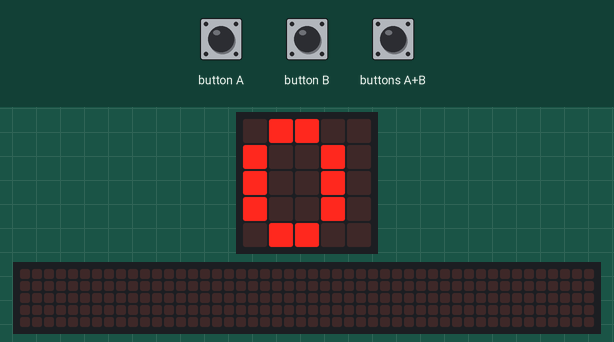
This program was run on a simulated BBC micro:bit (MakeCode). Shown: the board's 5×5 LED display, a strip that is not on the board, showing the scrolling text unrolled. The test bench sets the inputs (shaded band). The 48×5 strip is a reading aid, not a part: it shows the text the display is scrolling, unrolled, one strip-width of it at a time.

Above: at 1.2 s.
1.3 s: button B pressed for 0.15 s
At 1.57 s:
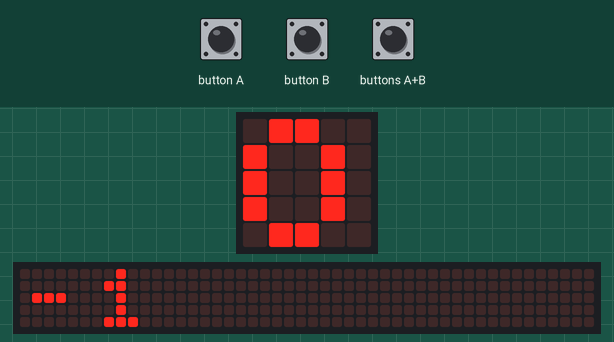
2.0 s: button A pressed for 0.15 s
2.7 s: button A pressed for 0.15 s
3.4 s: buttons A+B pressed for 0.15 s
4.1 s: button B pressed for 0.15 s
At 5.17 s:
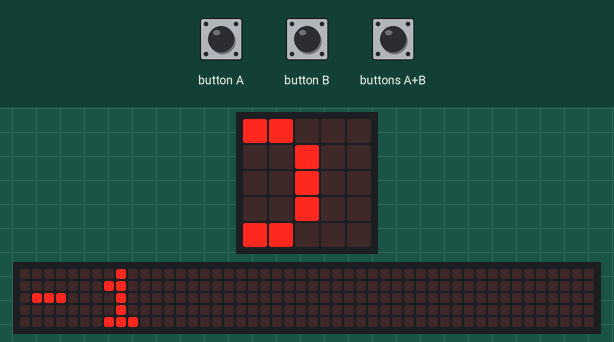
Timing chart, 0 to 5.8 s (numbered marks = the images above; inputs shaded):
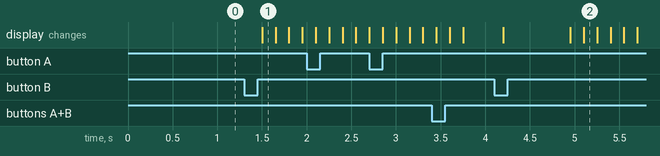

Measured:
- after the input at 1.3 s, the display: changes after 0.20 s (image 1)

The program:

main.ts
```typescript
let nb_personne = 0
input.onButtonPressed(Button.A, function () {
    nb_personne += 0 + 1
})
input.onButtonPressed(Button.AB, function () {
    nb_personne = 0
})
input.onButtonPressed(Button.B, function () {
    nb_personne += 0 - 1
})
basic.forever(function () {
    while (nb_personne < 11) {
        basic.showNumber(nb_personne)
    }
    basic.showString("salle remplie")
})
```

test.ts
```typescript
// les tests vont ici; ceci n'est pas compilé lorsque cet ensemble est utilisé en tant qu'extension.
```
